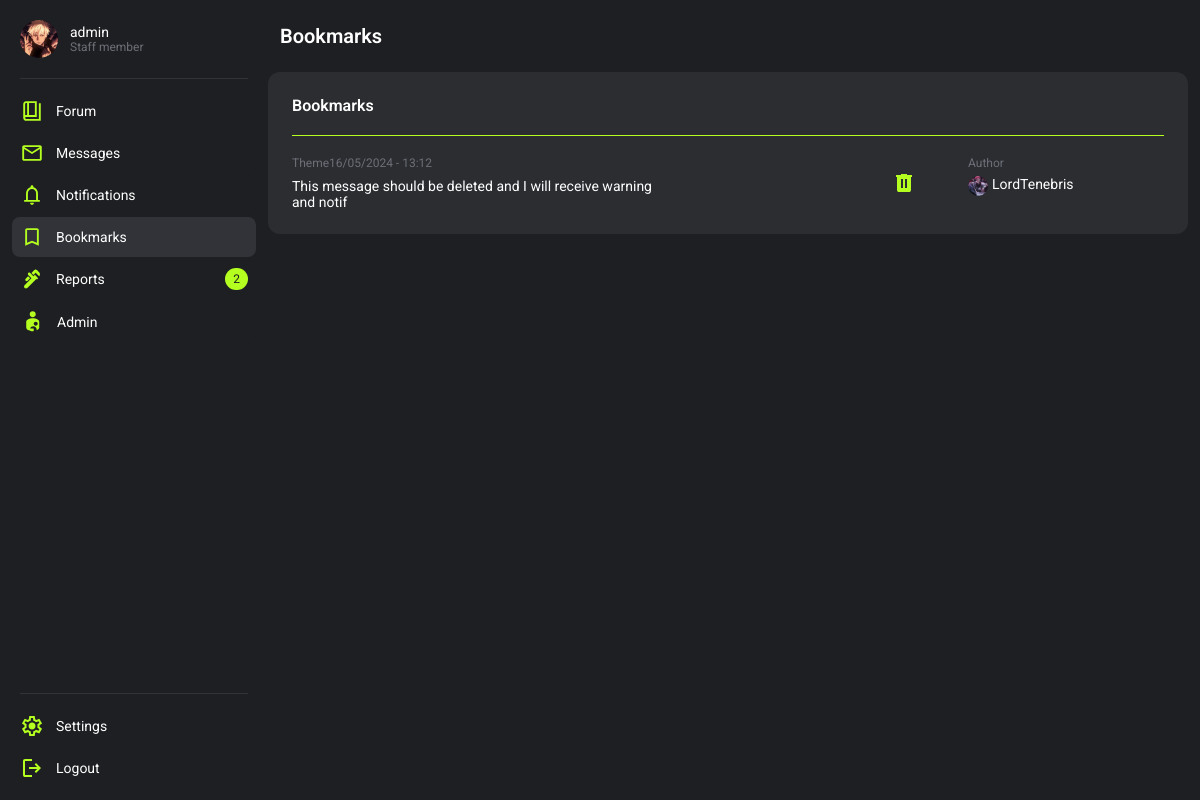
The page /bookmarks/ (signed in) on the database as committed earlier.
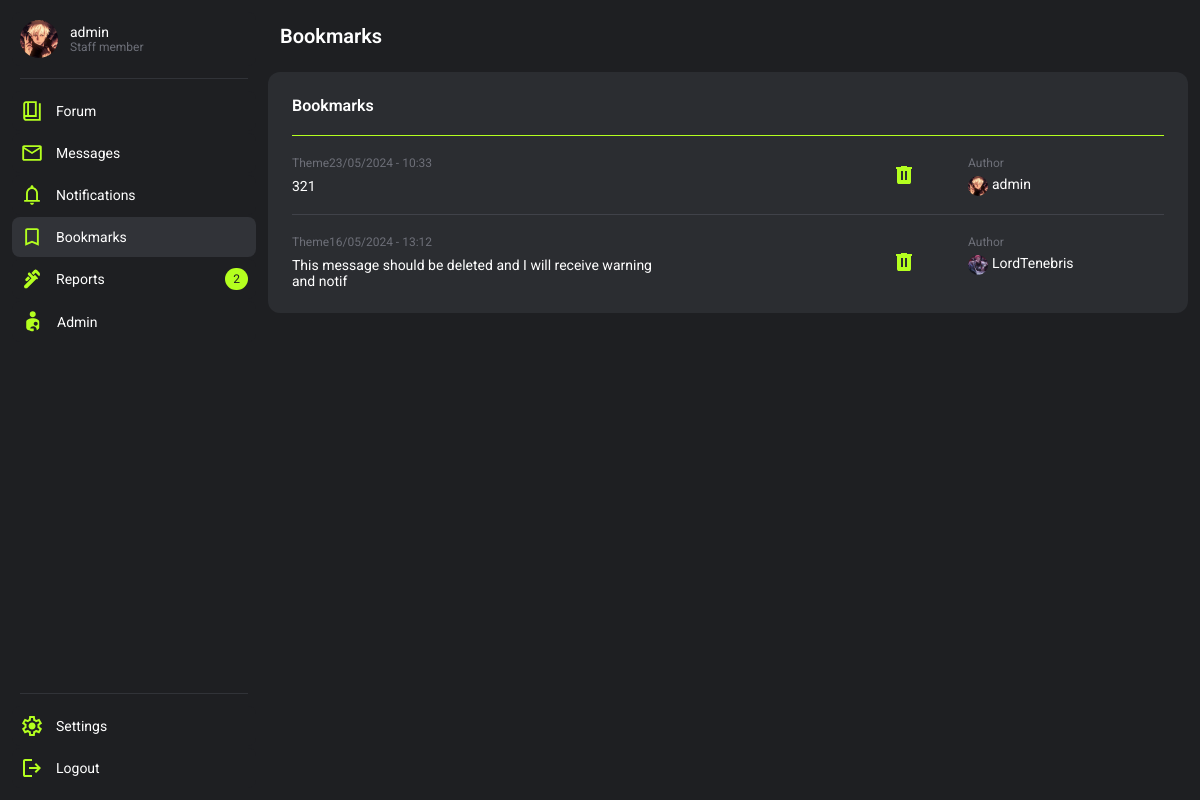
The same page on the database as committed later.
### bookmarks/models.py (models this page shows, shortened)
class Bookmark(models.Model):
    user = models.ForeignKey(User, on_delete=models.CASCADE)
    forum_msg = models.ForeignKey(Message, on_delete=models.CASCADE)

### forum/models.py (models this page shows, shortened)
class Message(models.Model):
    thread = models.ForeignKey(Thread, on_delete=models.CASCADE)
    user = models.ForeignKey(User, on_delete=models.CASCADE)
    message = models.TextField()
    is_start = models.BooleanField(default=False)
    upvotes = models.PositiveIntegerField(null=True, blank=True, default=0)
    downvotes = models.PositiveIntegerField(null=True, blank=True, default=0)
    is_solution = models.BooleanField(default=False)
    is_visible = models.BooleanField(default=True)
    deleted_by = models.ForeignKey(User, on_delete=models.SET_NULL, blank=True, null=True, related_name="deleted_by")
    invis_reason = models.TextField(blank=True, null=True)
    time_created = models.DateTimeField(default=datetime.now())
    time_changed = models.DateTimeField(null=True, blank=True)
    changer = models.ForeignKey(User, on_delete=models.SET_NULL, null=True, blank=True, related_name="changer")

### users/models.py (models this page shows, shortened)
class Profile(models.Model):
    user = models.OneToOneField(User, on_delete=models.CASCADE)
    title = models.CharField(max_length=100, null=True, blank=True, default="Member")
    info = models.CharField(max_length=200, null=True, blank=True)
    profile_picture = models.CharField(max_length=225, null=True, blank=True, default="default.svg")
    warnings = models.SmallIntegerField(default=0)
    active_notifications = models.IntegerField(default=0)
    is_banned = models.BooleanField(default=False)
    banned_by = models.ForeignKey(User, related_name='banned_by', null=True, blank=True, on_delete=models.SET_NULL)
    ban_reason = models.TextField(null=True, blank=True)
    ban_time = models.DateTimeField(null=True, blank=True)

### bookmarks/views.py (the view)
# urls.py: path('', bookmarks_main, name='bookmarks_main'),
@login_required()
def bookmarks_main(request):
    user = request.user
    context = {}
    try:
        bookmarks = Bookmark.objects.filter(user=user).order_by('-id')
        context["bookmarks"] = bookmarks
    except:
        context["bookmarks"] = False
    return render(request, 'bookmarks.html', context)

### users/chat_processor.py (called while the page is built, shortened)
def profile_processor(request):
    chat_data = {}
    return chat_data

### bookmarks/templates/bookmarks.html (shortened to what this page needs)
{% extends 'base.html' %}
{% block style %}
    {% load static %}
    <link rel="stylesheet" href="{% static 'forum.css' %}">
    <link rel="stylesheet" href="{% static 'bookmarks.css' %}">
{% endblock %}
{% block header %}
    <header class="wrapper">
        <h2 class="title">Bookmarks</h2>
    </header>
{% endblock %}
{% block content %}
    <div class="container content">
        {% if bookmarks %}
        <div class="container card">
            <div class="wrapper forumCardHeader">
                <h2 class="forumCardTitle">Bookmarks</h2>
            </div>
            {% for bookmark in bookmarks %}
                <div class="cardLine"></div>
                <div class="cardSectionTriple">
                    <a class="wrapper cardSectionItem" href="{% url 'msg_redirect' bookmark.forum_msg.thread.node.slug bookmark.forum_msg.thread.slug bookmark.forum_msg.thread.id bookmark.forum_msg.id %}">
                        <div class="container cardSectionInnerItem">
                            <div class="wrapper">
                                <p class="meta">Theme</p>
                                <p class="meta">{{ bookmark.forum_msg.time_created|date:"d/m/Y - H:i" }}</p>
                            </div>
                            <p class="text">{{ bookmark.forum_msg.message }}</p>
                        </div>
                    </a>
                    <a href="{% url 'del_bookmark' bookmark.id %}" class="centredItem"><img class="modToolsBtnIcon" src="{% static 'assets/icon_bin.svg' %}" alt=""></a>
                    <a class="container cardSectionAutherItem" href="{% url 'profile_view' bookmark.forum_msg.user.id %}">
                        <p class="meta">Author</p>
                        <div class="wrapper themeCardProfileCon">
                            <img class="themeCardSectionProfilePicture" src="{{ media_url }}{{ bookmark.forum_msg.user.profile.profile_picture }}" alt="">
                            <p class="text">{{ bookmark.forum_msg.user }}</p>
                        </div>
                    </a>
                </div>
            {% endfor %}
        </div>
        {% else %}
            <div class="container NoContentBanner">
                <h2 class="title">Bookmarks</h2>
                <p class="text">You don't have any bookmarks yet</p>
            </div>
        {% endif %}
    </div>
{% endblock %}

Rows that differ between the two databases and show on the page:
added Bookmark: forum_msg.time_created "23/05/2024 - 10:33", forum_msg.message "321", forum_msg.user.profile.profile_picture (picture), forum_msg.user "admin"
